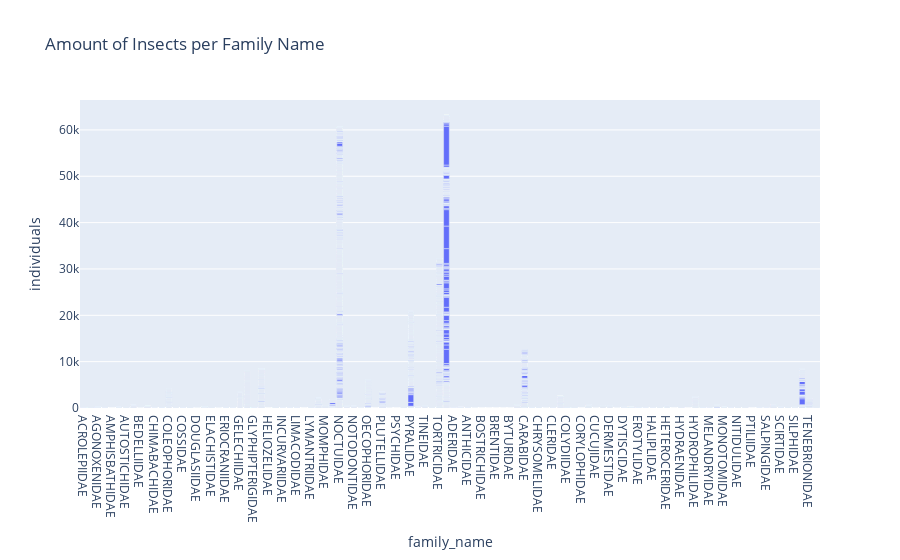

The code cell stored with this chart in its notebook:
### Code cell
fig = px.bar(insect_df, x = 'family_name', y = 'individuals', title='Amount of Insects per Family Name')
fig.show()

### Figure 1 — Plotly figure (JSON) as saved in the notebook; plotly's stock layout.template omitted (floating-point values rounded to 4 significant figures; data arrays with more than 128 entries replaced by an {"elided": "..."} marker saying what was removed)
{"data": [{"alignmentgroup": "True", "hovertemplate": "family_name=%{x}<br>individuals=%{y}<extra></extra>", "legendgroup": "", "marker": {"color": "#636efa", "pattern": {"shape": ""}}, "name": "", "offsetgroup": "", "orientation": "v", "showlegend": false, "textposition": "auto", "type": "bar", "x": {"elided": "44088 str values"}, "xaxis": "x", "y": {"elided": "44088 int values"}, "yaxis": "y"}], "layout": {"barmode": "relative", "legend": {"tracegroupgap": 0}, "title": {"text": "Amount of Insects per Family Name"}, "xaxis": {"anchor": "y", "domain": [0, 1], "title": {"text": "family_name"}}, "yaxis": {"anchor": "x", "domain": [0, 1], "title": {"text": "individuals"}}}}
